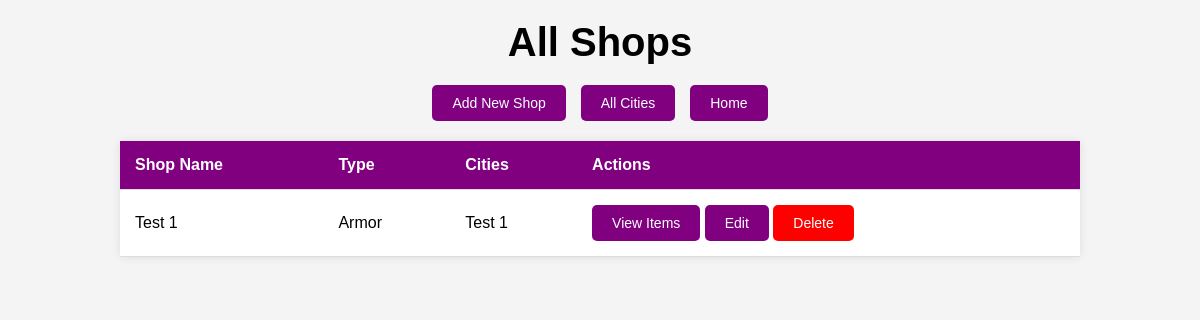
The page /shops/ on the database its author committed.
### app/models.py (models this page shows, shortened)
class Shop(db.Model):
    __tablename__ = "shops"
    shop_id = db.Column(db.Integer, primary_key=True)
    type = db.Column(db.String(100), nullable=False)
    name = db.Column(db.String(100), nullable=False)
    cities = db.relationship("City", secondary=shop_cities, back_populates="shops")
    inventory = db.relationship(
        "ShopInventory",
        back_populates="shop",
        cascade="all, delete-orphan"
    )

class City(db.Model):
    __tablename__ = "cities"
    city_id = db.Column(db.Integer, primary_key=True)
    name = db.Column(db.String(100), nullable=False, index=True)
    size = db.Column(db.String(50))
    population = db.Column(db.Integer)
    region = db.Column(db.String(100), index=True)
    shops = db.relationship("Shop", secondary=shop_cities, back_populates="cities", cascade="all, delete")

### app/routes/shop_routes.py (the view)
@shop_bp.route('/')
def view_all_shops():
    print("[DEBUG] Fetching all shops")
    shops = Shop.query.all()
    print(f"[DEBUG] Found {len(shops)} shops")
    return render_template('view_shops.html', shops=shops)

### app/templates/view_shops.html (shortened to what this page needs)
<!DOCTYPE html>
<html>
<head>
</head>
<body>
    <h1>All Shops</h1>
    <div class="button-container">
        <button class="button" onclick="window.location.href='{{ url_for("shop.add_shop") }}'">Add New Shop</button>
        <button class="button" onclick="window.location.href='{{ url_for("city.home") }}'">All Cities</button>
        <button class="button" onclick="window.location.href='/'">Home</button>
    </div>
    <table>
        <thead>
            <tr>
                <th>Shop Name</th>
                <th>Type</th>
                <th>Cities</th>
                <th>Actions</th>
            </tr>
        </thead>
        <tbody>
            {% for shop in shops %}
            <tr>
                <td>{{ shop.name }}</td>
                <td>{{ shop.type }}</td>
                <td>
                    {% for city in shop.cities %}
                        {{ city.name }}{% if not loop.last %}, {% endif %}
                    {% endfor %}
                </td>
                <td>
                    <button class="button" onclick="window.location.href='{{ url_for('shop.view_items', shop_id=shop.shop_id) }}'">View Items</button>
                    <button class="button" onclick="window.location.href='{{ url_for('shop.edit_shop', shop_id=shop.shop_id) }}'">Edit</button>
                    <form method="POST" action="{{ url_for('shop.delete_shop', shop_id=shop.shop_id) }}" style="display:inline;">
                        <button type="submit" class="delete-button">Delete</button>
                    </form>
                </td>
            </tr>
            {% endfor %}
        </tbody>
    </table>
</body>
</html>

### app/templates/view_shops.html (style rules this page uses)
body { display: flex; flex-direction: column; align-items: center; justify-content: flex-start; height: 100vh; margin: 0; font-family: Arial, sans-serif; background-color: #f4f4f4; }
h1 { font-size: 2.5rem; color: black; margin-top: 20px; margin-bottom: 20px; }
.button-container { display: flex; justify-content: center; gap: 15px; margin-bottom: 20px; }
.button { background-color: purple; color: white; border: none; padding: 10px 20px; border-radius: 5px; font-size: 14px; cursor: pointer; transition: background-color 0.3s, transform 0.3s; }
.delete-button { background-color: red; color: white; border: none; padding: 10px 20px; border-radius: 5px; cursor: pointer; font-size: 14px; transition: background-color 0.3s, transform 0.3s; }
table { width: 80%; border-collapse: collapse; margin-bottom: 20px; background-color: white; border-radius: 5px; box-shadow: 0 0 10px rgba(0, 0, 0, 0.1); }
th, td { padding: 15px; text-align: left; border-bottom: 1px solid #ddd; }
th { background-color: purple; color: white; }
tr:nth-child(odd) { background-color: white; }

### rows shown on the page
Shop: name "Test 1", type "Armor"
City: name "Test 1"
